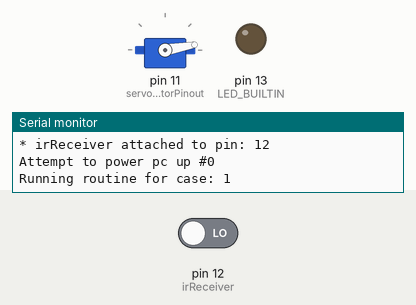
A sketch run on a simulated Arduino Uno, built with avr-gcc and run on an emulated ATmega328P. Shown: servo, output pins drawn as LEDs (lit = HIGH), the last lines printed to the serial monitor. Dashed ring = blinking. The test bench sets the inputs (shaded band); at power-on: pin 12 (irReceiver) LOW. At 12.7 s the program stops and its outputs stay as they are.

Above: at 1.2 s.
1.3 s: pin 12 (irReceiver) driven HIGH
At 2.51 s:
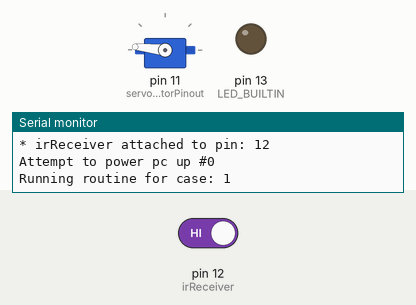
At 3.0 s:
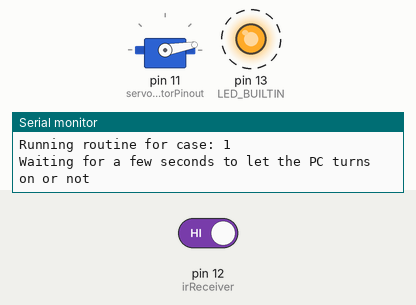
Timing chart, 0 to 13.7 s (numbered marks = the images above; inputs shaded):
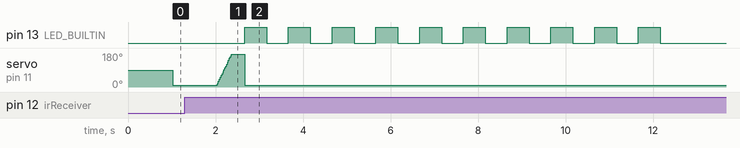

The sketch:

unoTurnsOnPC.ino
```cpp
#include <Servo.h>

#define irReceiver 12
#define servomotorPinout 11

Servo myservo;  // crea el objeto servo

void setup()
{
  Serial.begin(9600);
  Serial.println("Starting system...");
  pinMode(LED_BUILTIN, OUTPUT);
  pinMode(irReceiver, INPUT);
  myservo.attach(servomotorPinout);  // vincula el servo al pin digital 9
  Serial.print("* Servomotor attached to pin: "); Serial.println(servomotorPinout);
  Serial.print("* irReceiver attached to pin: "); Serial.println(irReceiver);
}

/*
   The arduino due must has an IR LED connected to 5V pinout
   The arduino uno (this) should has a IR receiver which let us know
   when the Arduio due turns on.
*/
bool checkIfPcTurnedOn ()
{
  Serial.print("IR input state is: "); Serial.println(digitalRead(irReceiver));
  if (digitalRead(irReceiver))
    return true;
  return false;
}

void delayBlinking(int delayValue)
{
  for (int i = 0; i < delayValue; i++) //delay 1s
  {
    digitalWrite(LED_BUILTIN, HIGH);   // turn the LED on (HIGH is the voltage level)
    delay(500);                       // wait for a second
    digitalWrite(LED_BUILTIN, LOW);    // turn the LED off by making the voltage LOW
    delay(500);
  }
}

void moveServo(int from, int to, int speedOfMovement)
{
  for (from; from < to ; from++)
  {
    myservo.write(from);
    delay(speedOfMovement);
  }
}

void powerUpRoutine(int attempt, bool &done)
{
  Serial.print("Running routine for case: "); Serial.println(attempt);
  switch (attempt)
  {
    case 1:
      myservo.write(10);
      delay(1000);
      moveServo(10, 175, 2); //from, to , speed
      delay(300);
      myservo.write(10);
      break;
    case 2:
      myservo.write(10);
      delay(1000);
      moveServo(10, 176, 3);
      delay(325);
      myservo.write(10);
      break;
    default: //3 attempts for now
      myservo.write(10);
      delay(1000);
      moveServo(10, 177, 5);
      delay(350);
      myservo.write(10);
      done = true; /*default case is the last attempt so we are going to break the
                     while loop here (notice that donde is a reference) */
      break;
  }
}

void loop()
{
  bool done = false;
  int attempt = 0;
  delay(1000);
  while (!done) //while PC is power off
  {
    Serial.print("Attempt to power pc up #"); Serial.println(attempt);
    powerUpRoutine(++attempt, done);
    Serial.println("Waiting for a few seconds to let the PC turns on or not");
    delayBlinking(10); //wait a few seconds to let the pc turns on
    if (!done) //checks if poweUpRoutine didn't get to the last attempt (see default case in poweUpRoutine to udenrstand)
      done = checkIfPcTurnedOn(); //Check if pc turned on so it will decide to continue or break this while loop
  }
  Serial.println("Getting out of while loop");
  while (true) delay(1); //If everything went well will loop infinitely here
}
```

Measured:
- after the input at 1.3 s, servo on pin 11 (servomotorPinout): goes on until 2.7 s, then stays 10°
- by itself, pin 13 (LED_BUILTIN): alternates HIGH for 0.50 s and LOW for 0.50 s, 20 changes in all, then stays LOW
